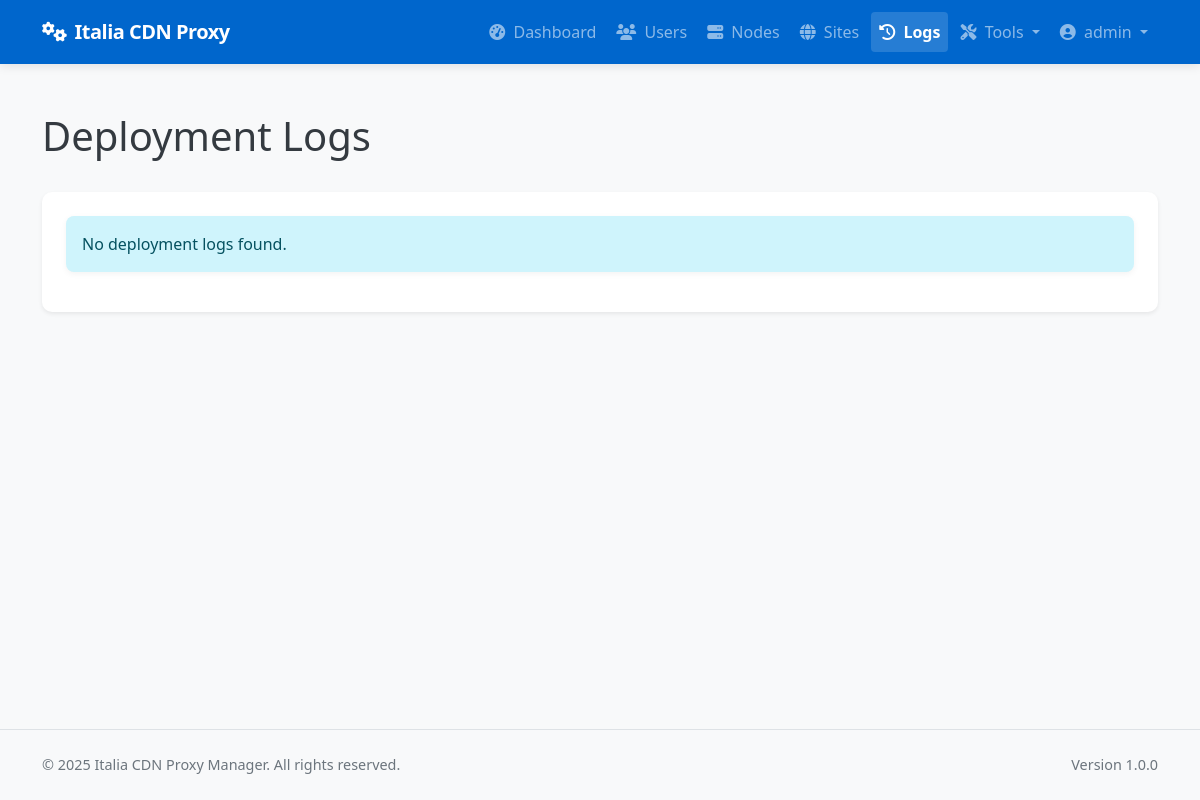
Before: /admin/logs (signed in) with the older database file.
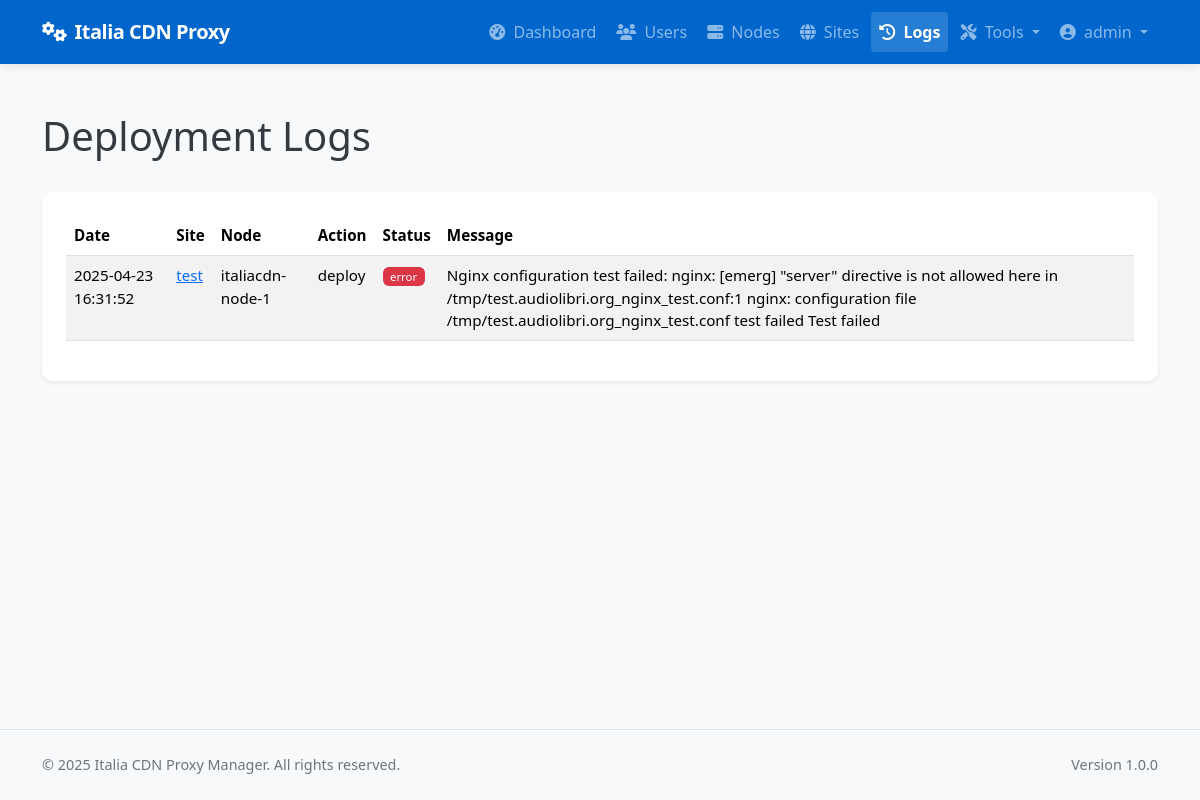
After: the same page with the newer database file.
### app/models/models.py (models this page shows, shortened)
class DeploymentLog(db.Model):
    __tablename__ = 'deployment_logs'
    id = db.Column(db.Integer, primary_key=True)
    site_id = db.Column(db.Integer, db.ForeignKey('sites.id'), nullable=False)
    node_id = db.Column(db.Integer, db.ForeignKey('nodes.id'), nullable=False)
    user_id = db.Column(db.Integer, db.ForeignKey('users.id'), nullable=True)  # Who performed the action
    action = db.Column(db.String(64), nullable=False)  # deploy, update, remove, ssl_renew, discovery, rollback
    status = db.Column(db.String(20), nullable=False)  # success, error
    message = db.Column(db.Text, nullable=True)
    created_at = db.Column(db.DateTime, default=datetime.utcnow)
    site = db.relationship('Site', backref=db.backref('deployment_logs', lazy='dynamic'))
    node = db.relationship('Node', backref=db.backref('deployment_logs', lazy='dynamic'))
    user = db.relationship('User', backref=db.backref('deployment_logs', lazy='dynamic'))

class Site(db.Model):
    __tablename__ = 'sites'
    id = db.Column(db.Integer, primary_key=True)
    name = db.Column(db.String(64), nullable=False)
    domain = db.Column(db.String(255), unique=True, nullable=False)
    protocol = db.Column(db.String(10), nullable=False, default='https')  # http or https
    origin_protocol = db.Column(db.String(10), nullable=False, default='http')  # http or https for origin
    origin_address = db.Column(db.String(255), nullable=False)  # Backend server address
    origin_port = db.Column(db.Integer, nullable=False)
    user_id = db.Column(db.Integer, db.ForeignKey('users.id'), nullable=True)  # Allow null for discovered sites
    is_active = db.Column(db.Boolean, default=True)
    is_blocked = db.Column(db.Boolean, default=False)
    is_discovered = db.Column(db.Boolean, default=False)  # Whether this site was discovered from node
    use_waf = db.Column(db.Boolean, default=False)
    force_https = db.Column(db.Boolean, default=True)  # New column to force HTTP to HTTPS redirect
    enable_cache = db.Column(db.Boolean, default=True)
    cache_time = db.Column(db.Integer, default=3600)  # Cache time in seconds, default 1 hour
    cache_static_time = db.Column(db.Integer, default=86400)  # Cache time for static assets in seconds, default 1 day
    custom_cache_rules = db.Column(db.Text, nullable=True)  # Custom cache rules in Nginx format
    cache_browser_time = db.Column(db.Integer, default=3600)  # Browser cache time in seconds, default 1 hour
    created_at = db.Column(db.DateTime, default=datetime.utcnow)
    updated_at = db.Column(db.DateTime, default=datetime.utcnow, onupdate=datetime.utcnow)
    custom_config = db.Column(db.Text, nullable=True)  # Additional Nginx configuration
    site_nodes = db.relationship('SiteNode', backref='site', lazy='dynamic')
    ssl_certificates = db.relationship('SSLCertificate', backref='site', lazy='dynamic')
    config_versions = db.relationship('ConfigVersion', backref='site', lazy='dynamic')

class Node(db.Model):
    __tablename__ = 'nodes'
    id = db.Column(db.Integer, primary_key=True)
    name = db.Column(db.String(64), unique=True, nullable=False)
    ip_address = db.Column(db.String(45), nullable=False)  # IPv4 or IPv6
    ssh_port = db.Column(db.Integer, default=22)
    ssh_user = db.Column(db.String(64), nullable=False)
    ssh_key_path = db.Column(db.String(256), nullable=True)  # Path to SSH key file
    ssh_password = db.Column(db.String(256), nullable=True)  # Encrypted password (if using password auth)
    is_active = db.Column(db.Boolean, default=True)
    is_discovered = db.Column(db.Boolean, default=False)  # Whether this node was discovered from YAML
    created_at = db.Column(db.DateTime, default=datetime.utcnow)
    updated_at = db.Column(db.DateTime, default=datetime.utcnow, onupdate=datetime.utcnow)
    nginx_config_path = db.Column(db.String(256), default='/etc/nginx/conf.d')
    nginx_reload_command = db.Column(db.String(256), default='sudo systemctl reload nginx')
    detected_nginx_path = db.Column(db.String(256), nullable=True)  # Store detected nginx path
    site_nodes = db.relationship('SiteNode', backref='node', lazy='dynamic')

### app/controllers/admin.py (the view)
@admin.route('/logs')
@login_required
@admin_required
def deployment_logs():
    logs = DeploymentLog.query.order_by(DeploymentLog.created_at.desc()).all()
    return render_template('admin/logs.html', logs=logs)

### app/models/__init__.py (called while the page is built)
@login_manager.user_loader
def load_user(user_id):
    return User.query.get(int(user_id))

### app/models/models.py (called while the page is built)
    def is_admin(self):
        return self.role == 'admin'

### app/services/access_control.py (called while the page is built)
def admin_required(f):
    @wraps(f)
    def decorated_function(*args, **kwargs):
        if not current_user.is_admin():
            flash('You need admin privileges to access this page.', 'error')
            return abort(403)
        return f(*args, **kwargs)
    return decorated_function

### app/templates/admin/logs.html (shortened to what this page needs)
{% extends 'base.html' %}
{% block content %}
<div class="container py-4">
    <div class="d-flex justify-content-between align-items-center mb-4">
        <h1>Deployment Logs</h1>
    </div>
    <div class="card shadow-sm">
        <div class="card-body">
            {% if logs %}
                <div class="table-responsive">
                    <table class="table table-striped table-hover">
                        <thead>
                            <tr>
                                <th>Date</th>
                                <th>Site</th>
                                <th>Node</th>
                                <th>Action</th>
                                <th>Status</th>
                                <th>Message</th>
                            </tr>
                        </thead>
                        <tbody>
                            {% for log in logs %}
                            <tr>
                                <td>{{ log.created_at.strftime('%Y-%m-%d %H:%M:%S') }}</td>
                                <td>
                                    <a href="{{ url_for('admin.view_site', site_id=log.site_id) }}">
                                        {{ log.site.name }}
                                    </a>
                                </td>
                                <td>{{ log.node.name }}</td>
                                <td>{{ log.action }}</td>
                                <td>
                                    <span class="badge bg-{{ 'success' if log.status == 'success' else 'danger' }}">
                                        {{ log.status }}
                                    </span>
                                </td>
                                <td>{{ log.message }}</td>
                            </tr>
                            {% endfor %}
                        </tbody>
                    </table>
                </div>
            {% else %}
                <div class="alert alert-info">
                    No deployment logs found.
                </div>
            {% endif %}
        </div>
    </div>
</div>
{% endblock %}

Changed rows visible on the page:
added DeploymentLog: created_at "2025-04-23 16:31:52", site.name "test", node.name "italiacdn-node-1", action "deploy", status "error", message "Nginx configuration test failed: nginx: [emerg] \"server\" directive is not allowed here in /tmp/test.audiolibri.org_nginx_test.conf:1 nginx: configuration file /tmp/test.audiolibri.org_nginx_test.conf test failed Test failed"
Other visible differences:
text no longer shown: "No deployment logs found."
text now shown: "Date Site Node Action Status Message"
